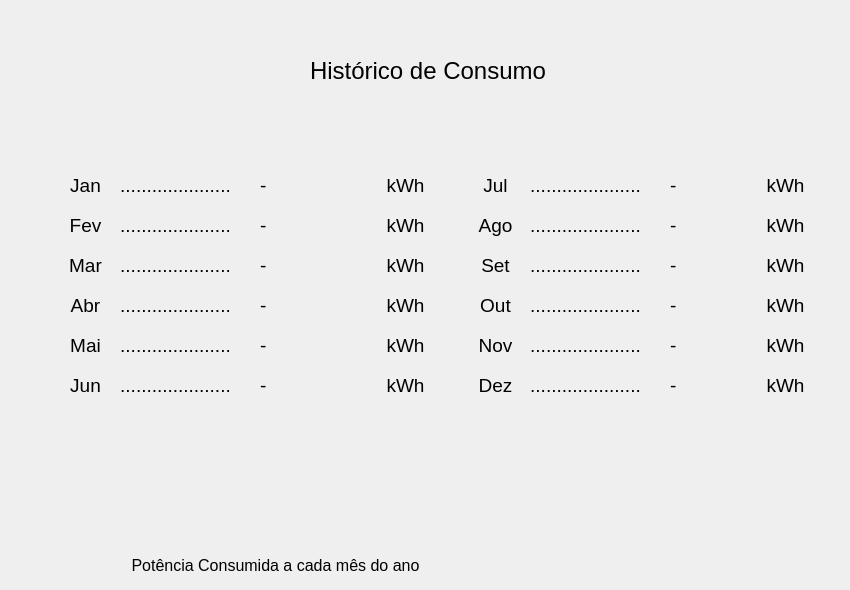
    <widget class="QWidget" name="tab_3">
     <attribute name="title">
      <string>Anual</string>
     </attribute>
     <widget class="QLabel" name="label_3">
      <property name="geometry">
       <rect>
        <x>310</x>
        <y>50</y>
        <width>291</width>
        <height>41</height>
       </rect>
      </property>
      <property name="font">
       <font>
        <pointsize>18</pointsize>
       </font>
      </property>
      <property name="text">
       <string>Histórico de Consumo</string>
      </property>
     </widget>
     <widget class="QLabel" name="label_teste_68">
      <property name="geometry">
       <rect>
        <x>30</x>
        <y>290</y>
        <width>111</width>
        <height>31</height>
       </rect>
      </property>
      <property name="font">
       <font>
        <pointsize>14</pointsize>
       </font>
      </property>
      <property name="text">
       <string>Abr</string>
      </property>
      <property name="alignment">
       <set>Qt::AlignCenter</set>
      </property>
     </widget>
     <widget class="QLabel" name="label_teste_71">
      <property name="geometry">
       <rect>
        <x>30</x>
        <y>250</y>
        <width>111</width>
        <height>31</height>
       </rect>
      </property>
      <property name="font">
       <font>
        <pointsize>14</pointsize>
       </font>
      </property>
      <property name="text">
       <string>Mar</string>
      </property>
      <property name="alignment">
       <set>Qt::AlignCenter</set>
      </property>
     </widget>
     <widget class="QLabel" name="txt_mes_1">
      <property name="geometry">
       <rect>
        <x>260</x>
        <y>170</y>
        <width>111</width>
        <height>31</height>
       </rect>
      </property>
      <property name="font">
       <font>
        <pointsize>14</pointsize>
       </font>
      </property>
      <property name="text">
       <string>-</string>
      </property>
      <property name="alignment">
       <set>Qt::AlignLeading|Qt::AlignLeft|Qt::AlignVCenter</set>
      </property>
     </widget>
     <widget class="QLabel" name="txt_mes_4">
      <property name="geometry">
       <rect>
        <x>260</x>
        <y>290</y>
        <width>111</width>
        <height>31</height>
       </rect>
      </property>
      <property name="font">
       <font>
        <pointsize>14</pointsize>
       </font>
      </property>
      <property name="text">
       <string>-</string>
      </property>
      <property name="alignment">
       <set>Qt::AlignLeading|Qt::AlignLeft|Qt::AlignVCenter</set>
      </property>
     </widget>
     <widget class="QLabel" name="label_teste_73">
      <property name="geometry">
       <rect>
        <x>100</x>
        <y>330</y>
        <width>151</width>
        <height>31</height>
       </rect>
      </property>
      <property name="font">
       <font>
        <pointsize>14</pointsize>
       </font>
      </property>
      <property name="text">
       <string>.....................</string>
      </property>
      <property name="alignment">
       <set>Qt::AlignCenter</set>
      </property>
     </widget>
     <widget class="QLabel" name="label_teste_74">
      <property name="geometry">
       <rect>
        <x>30</x>
        <y>330</y>
        <width>111</width>
        <height>31</height>
       </rect>
      </property>
      <property name="font">
       <font>
        <pointsize>14</pointsize>
       </font>
      </property>
      <property name="text">
       <string>Mai</string>
      </property>
      <property name="alignment">
       <set>Qt::AlignCenter</set>
      </property>
     </widget>
     <widget class="QLabel" name="txt_mes_2">
      <property name="geometry">
       <rect>
        <x>260</x>
        <y>210</y>
        <width>111</width>
        <height>31</height>
       </rect>
      </property>
      <property name="font">
       <font>
        <pointsize>14</pointsize>
       </font>
      </property>
      <property name="text">
       <string>-</string>
      </property>
      <property name="alignment">
       <set>Qt::AlignLeading|Qt::AlignLeft|Qt::AlignVCenter</set>
      </property>
     </widget>
     <widget class="QLabel" name="label_teste_75">
      <property name="geometry">
       <rect>
        <x>100</x>
        <y>290</y>
        <width>151</width>
        <height>31</height>
       </rect>
      </property>
      <property name="font">
       <font>
        <pointsize>14</pointsize>
       </font>
      </property>
      <property name="text">
       <string>.....................</string>
      </property>
      <property name="alignment">
       <set>Qt::AlignCenter</set>
      </property>
     </widget>
     <widget class="QLabel" name="label_teste_76">
      <property name="geometry">
       <rect>
        <x>100</x>
        <y>170</y>
        <width>151</width>
        <height>31</height>
       </rect>
      </property>
      <property name="font">
       <font>
        <pointsize>14</pointsize>
       </font>
      </property>
      <property name="text">
       <string>.....................</string>
      </property>
      <property name="alignment">
       <set>Qt::AlignCenter</set>
      </property>
     </widget>
     <widget class="QLabel" name="label_teste_77">
      <property name="geometry">
       <rect>
        <x>30</x>
        <y>210</y>
        <width>111</width>
        <height>31</height>
       </rect>
      </property>
      <property name="font">
       <font>
        <pointsize>14</pointsize>
       </font>
      </property>
      <property name="text">
       <string>Fev</string>
      </property>
      <property name="alignment">
       <set>Qt::AlignCenter</set>
      </property>
     </widget>
     <widget class="QLabel" name="label_teste_78">
      <property name="geometry">
       <rect>
        <x>100</x>
        <y>370</y>
        <width>151</width>
        <height>31</height>
       </rect>
      </property>
      <property name="font">
       <font>
        <pointsize>14</pointsize>
       </font>
      </property>
      <property name="text">
       <string>.....................</string>
      </property>
      <property name="alignment">
       <set>Qt::AlignCenter</set>
      </property>
     </widget>
     <widget class="QLabel" name="label_teste_79">
      <property name="geometry">
       <rect>
        <x>30</x>
        <y>370</y>
        <width>111</width>
        <height>31</height>
       </rect>
      </property>
      <property name="font">
       <font>
        <pointsize>14</pointsize>
       </font>
      </property>
      <property name="text">
       <string>Jun</string>
      </property>
      <property name="alignment">
       <set>Qt::AlignCenter</set>
      </property>
     </widget>
     <widget class="QLabel" name="label_teste_83">
      <property name="geometry">
       <rect>
        <x>100</x>
        <y>250</y>
        <width>151</width>
        <height>31</height>
       </rect>
      </property>
      <property name="font">
       <font>
        <pointsize>14</pointsize>
       </font>
      </property>
      <property name="text">
       <string>.....................</string>
      </property>
      <property name="alignment">
       <set>Qt::AlignCenter</set>
      </property>
     </widget>
     <widget class="QLabel" name="label_teste_84">
      <property name="geometry">
       <rect>
        <x>100</x>
        <y>210</y>
        <width>151</width>
        <height>31</height>
       </rect>
      </property>
      <property name="font">
       <font>
        <pointsize>14</pointsize>
       </font>
      </property>
      <property name="text">
       <string>.....................</string>
      </property>
      <property name="alignment">
       <set>Qt::AlignCenter</set>
      </property>
     </widget>
     <widget class="QLabel" name="txt_mes_6">
      <property name="geometry">
       <rect>
        <x>260</x>
        <y>370</y>
        <width>111</width>
        <height>31</height>
       </rect>
      </property>
      <property name="font">
       <font>
        <pointsize>14</pointsize>
       </font>
      </property>
      <property name="text">
       <string>-</string>
      </property>
      <property name="alignment">
       <set>Qt::AlignLeading|Qt::AlignLeft|Qt::AlignVCenter</set>
      </property>
     </widget>
     <widget class="QLabel" name="txt_mes_3">
      <property name="geometry">
       <rect>
        <x>260</x>
        <y>250</y>
        <width>111</width>
        <height>31</height>
       </rect>
      </property>
      <property name="font">
       <font>
        <pointsize>14</pointsize>
       </font>
      </property>
      <property name="text">
       <string>-</string>
      </property>
      <property name="alignment">
       <set>Qt::AlignLeading|Qt::AlignLeft|Qt::AlignVCenter</set>
      </property>
     </widget>
     <widget class="QLabel" name="txt_mes_5">
      <property name="geometry">
       <rect>
        <x>260</x>
        <y>330</y>
        <width>111</width>
        <height>31</height>
       </rect>
      </property>
      <property name="font">
       <font>
        <pointsize>14</pointsize>
       </font>
      </property>
      <property name="text">
       <string>-</string>
      </property>
      <property name="alignment">
       <set>Qt::AlignLeading|Qt::AlignLeft|Qt::AlignVCenter</set>
      </property>
     </widget>
     <widget class="QLabel" name="label_teste_85">
      <property name="geometry">
       <rect>
        <x>30</x>
        <y>170</y>
        <width>111</width>
        <height>31</height>
       </rect>
      </property>
      <property name="font">
       <font>
        <pointsize>14</pointsize>
       </font>
      </property>
      <property name="text">
       <string>Jan</string>
      </property>
      <property name="alignment">
       <set>Qt::AlignCenter</set>
      </property>
     </widget>
     <widget class="QLabel" name="txt_mes_7">
      <property name="geometry">
       <rect>
        <x>670</x>
        <y>170</y>
        <width>111</width>
        <height>31</height>
       </rect>
      </property>
      <property name="font">
       <font>
        <pointsize>14</pointsize>
       </font>
      </property>
      <property name="text">
       <string>-</string>
      </property>
      <property name="alignment">
       <set>Qt::AlignLeading|Qt::AlignLeft|Qt::AlignVCenter</set>
      </property>
     </widget>
     <widget class="QLabel" name="label_teste_86">
      <property name="geometry">
       <rect>
        <x>510</x>
        <y>250</y>
        <width>151</width>
        <height>31</height>
       </rect>
      </property>
      <property name="font">
       <font>
        <pointsize>14</pointsize>
       </font>
      </property>
      <property name="text">
       <string>.....................</string>
      </property>
      <property name="alignment">
       <set>Qt::AlignCenter</set>
      </property>
     </widget>
     <widget class="QLabel" name="label_teste_93">
      <property name="geometry">
       <rect>
        <x>440</x>
        <y>290</y>
        <width>111</width>
        <height>31</height>
       </rect>
      </property>
      <property name="font">
       <font>
        <pointsize>14</pointsize>
       </font>
      </property>
      <property name="text">
       <string>Out</string>
      </property>
      <property name="alignment">
       <set>Qt::AlignCenter</set>
      </property>
     </widget>
     <widget class="QLabel" name="txt_mes_8">
      <property name="geometry">
       <rect>
        <x>670</x>
        <y>210</y>
        <width>111</width>
        <height>31</height>
       </rect>
      </property>
      <property name="font">
       <font>
        <pointsize>14</pointsize>
       </font>
      </property>
      <property name="text">
       <string>-</string>
      </property>
      <property name="alignment">
       <set>Qt::AlignLeading|Qt::AlignLeft|Qt::AlignVCenter</set>
      </property>
     </widget>
     <widget class="QLabel" name="label_teste_94">
      <property name="geometry">
       <rect>
        <x>510</x>
        <y>290</y>
        <width>151</width>
        <height>31</height>
       </rect>
      </property>
      <property name="font">
       <font>
        <pointsize>14</pointsize>
       </font>
      </property>
      <property name="text">
       <string>.....................</string>
      </property>
      <property name="alignment">
       <set>Qt::AlignCenter</set>
      </property>
     </widget>
     <widget class="QLabel" name="txt_mes_9">
      <property name="geometry">
       <rect>
        <x>670</x>
        <y>250</y>
        <width>111</width>
        <height>31</height>
       </rect>
      </property>
      <property name="font">
       <font>
        <pointsize>14</pointsize>
       </font>
      </property>
      <property name="text">
       <string>-</string>
      </property>
      <property name="alignment">
       <set>Qt::AlignLeading|Qt::AlignLeft|Qt::AlignVCenter</set>
      </property>
     </widget>
     <widget class="QLabel" name="label_teste_126">
      <property name="geometry">
       <rect>
        <x>510</x>
        <y>210</y>
        <width>151</width>
        <height>31</height>
       </rect>
      </property>
      <property name="font">
       <font>
        <pointsize>14</pointsize>
       </font>
      </property>
      <property name="text">
       <string>.....................</string>
      </property>
      <property name="alignment">
       <set>Qt::AlignCenter</set>
      </property>
     </widget>
     <widget class="QLabel" name="label_teste_127">
      <property name="geometry">
       <rect>
        <x>440</x>
        <y>210</y>
        <width>111</width>
        <height>31</height>
       </rect>
      </property>
      <property name="font">
       <font>
        <pointsize>14</pointsize>
       </font>
      </property>
      <property name="text">
       <string>Ago</string>
      </property>
      <property name="alignment">
       <set>Qt::AlignCenter</set>
      </property>
     </widget>
     <widget class="QLabel" name="label_teste_128">
      <property name="geometry">
       <rect>
        <x>510</x>
        <y>170</y>
        <width>151</width>
        <height>31</height>
       </rect>
      </property>
      <property name="font">
       <font>
        <pointsize>14</pointsize>
       </font>
      </property>
      <property name="text">
       <string>.....................</string>
      </property>
      <property name="alignment">
       <set>Qt::AlignCenter</set>
      </property>
     </widget>
     <widget class="QLabel" name="label_teste_129">
      <property name="geometry">
       <rect>
        <x>440</x>
        <y>370</y>
        <width>111</width>
        <height>31</height>
       </rect>
      </property>
      <property name="font">
       <font>
        <pointsize>14</pointsize>
       </font>
      </property>
      <property name="text">
       <string>Dez</string>
      </property>
      <property name="alignment">
       <set>Qt::AlignCenter</set>
      </property>
     </widget>
     <widget class="QLabel" name="label_teste_130">
      <property name="geometry">
       <rect>
        <x>510</x>
        <y>370</y>
        <width>151</width>
        <height>31</height>
       </rect>
      </property>
      <property name="font">
       <font>
        <pointsize>14</pointsize>
       </font>
      </property>
      <property name="text">
       <string>.....................</string>
      </property>
      <property name="alignment">
       <set>Qt::AlignCenter</set>
      </property>
     </widget>
     <widget class="QLabel" name="label_teste_131">
      <property name="geometry">
       <rect>
        <x>440</x>
        <y>170</y>
        <width>111</width>
        <height>31</height>
       </rect>
      </property>
      <property name="font">
       <font>
        <pointsize>14</pointsize>
       </font>
      </property>
      <property name="text">
       <string>Jul</string>
      </property>
      <property name="alignment">
       <set>Qt::AlignCenter</set>
      </property>
     </widget>
     <widget class="QLabel" name="label_teste_132">
      <property name="geometry">
       <rect>
        <x>510</x>
        <y>330</y>
        <width>151</width>
        <height>31</height>
       </rect>
      </property>
      <property name="font">
       <font>
        <pointsize>14</pointsize>
       </font>
      </property>
      <property name="text">
       <string>.....................</string>
      </property>
      <property name="alignment">
       <set>Qt::AlignCenter</set>
      </property>
     </widget>
     <widget class="QLabel" name="txt_mes_11">
      <property name="geometry">
       <rect>
        <x>670</x>
        <y>330</y>
        <width>111</width>
        <height>31</height>
       </rect>
      </property>
      <property name="font">
       <font>
        <pointsize>14</pointsize>
       </font>
      </property>
      <property name="text">
       <string>-</string>
      </property>
      <property name="alignment">
       <set>Qt::AlignLeading|Qt::AlignLeft|Qt::AlignVCenter</set>
      </property>
     </widget>
     <widget class="QLabel" name="label_teste_133">
      <property name="geometry">
       <rect>
        <x>440</x>
        <y>330</y>
        <width>111</width>
        <height>31</height>
       </rect>
      </property>
      <property name="font">
       <font>
        <pointsize>14</pointsize>
       </font>
      </property>
      <property name="text">
       <string>Nov</string>
      </property>
      <property name="alignment">
       <set>Qt::AlignCenter</set>
      </property>
     </widget>
     <widget class="QLabel" name="txt_mes_12">
      <property name="geometry">
       <rect>
        <x>670</x>
        <y>370</y>
        <width>111</width>
        <height>31</height>
       </rect>
      </property>
      <property name="font">
       <font>
        <pointsize>14</pointsize>
       </font>
      </property>
      <property name="text">
       <string>-</string>
      </property>
      <property name="alignment">
       <set>Qt::AlignLeading|Qt::AlignLeft|Qt::AlignVCenter</set>
      </property>
     </widget>
     <widget class="QLabel" name="txt_mes_10">
      <property name="geometry">
       <rect>
        <x>670</x>
        <y>290</y>
        <width>111</width>
        <height>31</height>
       </rect>
      </property>
      <property name="font">
       <font>
        <pointsize>14</pointsize>
       </font>
      </property>
      <property name="text">
       <string>-</string>
      </property>
      <property name="alignment">
       <set>Qt::AlignLeading|Qt::AlignLeft|Qt::AlignVCenter</set>
      </property>
     </widget>
     <widget class="QLabel" name="label_teste_134">
      <property name="geometry">
       <rect>
        <x>440</x>
        <y>250</y>
        <width>111</width>
        <height>31</height>
       </rect>
      </property>
      <property name="font">
       <font>
        <pointsize>14</pointsize>
       </font>
      </property>
      <property name="text">
       <string>Set</string>
      </property>
      <property name="alignment">
       <set>Qt::AlignCenter</set>
      </property>
     </widget>
     <widget class="QLabel" name="label_teste_166">
      <property name="geometry">
       <rect>
        <x>730</x>
        <y>170</y>
        <width>111</width>
        <height>31</height>
       </rect>
      </property>
      <property name="font">
       <font>
        <pointsize>14</pointsize>
       </font>
      </property>
      <property name="text">
       <string>kWh</string>
      </property>
      <property name="alignment">
       <set>Qt::AlignCenter</set>
      </property>
     </widget>
     <widget class="QLabel" name="label_teste_167">
      <property name="geometry">
       <rect>
        <x>730</x>
        <y>210</y>
        <width>111</width>
        <height>31</height>
       </rect>
      </property>
      <property name="font">
       <font>
        <pointsize>14</pointsize>
       </font>
      </property>
      <property name="text">
       <string>kWh</string>
      </property>
      <property name="alignment">
       <set>Qt::AlignCenter</set>
      </property>
     </widget>
     <widget class="QLabel" name="label_teste_168">
      <property name="geometry">
       <rect>
        <x>730</x>
        <y>250</y>
        <width>111</width>
        <height>31</height>
       </rect>
      </property>
      <property name="font">
       <font>
        <pointsize>14</pointsize>
       </font>
      </property>
      <property name="text">
       <string>kWh</string>
      </property>
      <property name="alignment">
       <set>Qt::AlignCenter</set>
      </property>
     </widget>
     <widget class="QLabel" name="label_teste_169">
      <property name="geometry">
       <rect>
        <x>730</x>
        <y>290</y>
        <width>111</width>
        <height>31</height>
       </rect>
      </property>
      <property name="font">
       <font>
        <pointsize>14</pointsize>
       </font>
      </property>
      <property name="text">
       <string>kWh</string>
      </property>
      <property name="alignment">
       <set>Qt::AlignCenter</set>
      </property>
     </widget>
     <widget class="QLabel" name="label_teste_170">
      <property name="geometry">
       <rect>
        <x>730</x>
        <y>330</y>
        <width>111</width>
        <height>31</height>
       </rect>
      </property>
      <property name="font">
       <font>
        <pointsize>14</pointsize>
       </font>
      </property>
      <property name="text">
       <string>kWh</string>
      </property>
      <property name="alignment">
       <set>Qt::AlignCenter</set>
      </property>
     </widget>
     <widget class="QLabel" name="label_teste_171">
      <property name="geometry">
       <rect>
        <x>730</x>
        <y>370</y>
        <width>111</width>
        <height>31</height>
       </rect>
      </property>
      <property name="font">
       <font>
        <pointsize>14</pointsize>
       </font>
      </property>
      <property name="text">
       <string>kWh</string>
      </property>
      <property name="alignment">
       <set>Qt::AlignCenter</set>
      </property>
     </widget>
     <widget class="QLabel" name="label_teste_172">
      <property name="geometry">
       <rect>
        <x>350</x>
        <y>210</y>
        <width>111</width>
        <height>31</height>
       </rect>
      </property>
      <property name="font">
       <font>
        <pointsize>14</pointsize>
       </font>
      </property>
      <property name="text">
       <string>kWh</string>
      </property>
      <property name="alignment">
       <set>Qt::AlignCenter</set>
      </property>
     </widget>
     <widget class="QLabel" name="label_teste_173">
      <property name="geometry">
       <rect>
        <x>350</x>
        <y>330</y>
        <width>111</width>
        <height>31</height>
       </rect>
      </property>
      <property name="font">
       <font>
        <pointsize>14</pointsize>
       </font>
      </property>
      <property name="text">
       <string>kWh</string>
      </property>
      <property name="alignment">
       <set>Qt::AlignCenter</set>
      </property>
     </widget>
     <widget class="QLabel" name="label_teste_174">
      <property name="geometry">
       <rect>
        <x>350</x>
        <y>290</y>
        <width>111</width>
        <height>31</height>
       </rect>
      </property>
      <property name="font">
       <font>
        <pointsize>14</pointsize>
       </font>
      </property>
      <property name="text">
       <string>kWh</string>
      </property>
      <property name="alignment">
       <set>Qt::AlignCenter</set>
      </property>
     </widget>
     <widget class="QLabel" name="label_teste_175">
      <property name="geometry">
       <rect>
        <x>350</x>
        <y>370</y>
        <width>111</width>
        <height>31</height>
       </rect>
      </property>
      <property name="font">
       <font>
        <pointsize>14</pointsize>
       </font>
      </property>
      <property name="text">
       <string>kWh</string>
      </property>
      <property name="alignment">
       <set>Qt::AlignCenter</set>
      </property>
     </widget>
     <widget class="QLabel" name="label_teste_176">
      <property name="geometry">
       <rect>
        <x>350</x>
        <y>170</y>
        <width>111</width>
        <height>31</height>
       </rect>
      </property>
      <property name="font">
       <font>
        <pointsize>14</pointsize>
       </font>
      </property>
      <property name="text">
       <string>kWh</string>
      </property>
      <property name="alignment">
       <set>Qt::AlignCenter</set>
      </property>
     </widget>
     <widget class="QLabel" name="label_teste_177">
      <property name="geometry">
       <rect>
        <x>350</x>
        <y>250</y>
        <width>111</width>
        <height>31</height>
       </rect>
      </property>
      <property name="font">
       <font>
        <pointsize>14</pointsize>
       </font>
      </property>
      <property name="text">
       <string>kWh</string>
      </property>
      <property name="alignment">
       <set>Qt::AlignCenter</set>
      </property>
     </widget>
     <widget class="QLabel" name="label_teste_180">
      <property name="geometry">
       <rect>
        <x>50</x>
        <y>550</y>
        <width>451</width>
        <height>31</height>
       </rect>
      </property>
      <property name="font">
       <font>
        <pointsize>12</pointsize>
       </font>
      </property>
      <property name="text">
       <string>Potência Consumida a cada mês do ano</string>
      </property>
      <property name="alignment">
       <set>Qt::AlignCenter</set>
      </property>
     </widget>
    </widget>
